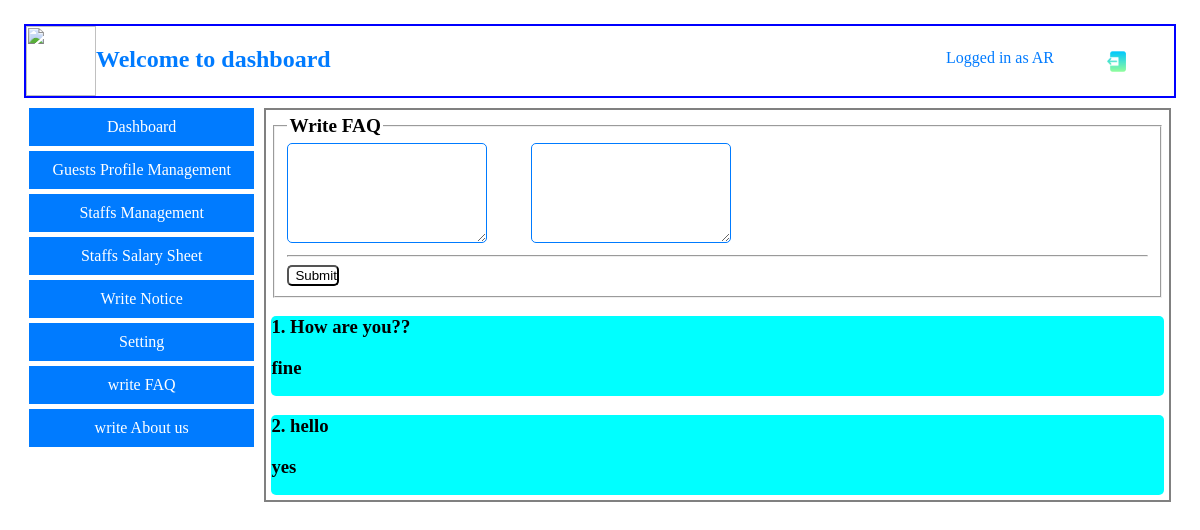
The page /view/write_FAQ.php (signed in) on the database its author committed.
### tables this page shows
CREATE TABLE `faq` (
  `Id` int(100) NOT NULL,
  `Faq` varchar(10000) NOT NULL,
  `Answer` varchar(5000) NOT NULL
);

### model/faqModel.php (called while the page is built, shortened)
<?php
    function getallfaq(){
        $con = getConnection();
        $sql = "select * from faq";
        $result = mysqli_query($con, $sql);
        $all_faq = [];
        while($faq = mysqli_fetch_assoc($result)){
            array_push($all_faq, $faq);
        }
        return $all_faq;
    }
?>

### view/write_FAQ.php (the view, shortened to what this page needs)
<?php
    include('../model/faqModel.php');
    $faq = getallfaq();
?>
<html lang="en">
<head>
    <link rel="stylesheet" href="../assets/css/draft.css">
</head>
<body>
    <?php include('dashboard_menu.php'); ?>
    <section class="container">
        <div class="">
            <?php include('admin_menu.php'); ?>
        </div>
        <div class="info">
            <div>
                <form method="post" action="../controller/FAQcheck.php" enctype="">
                    <fieldset>
                        <legend> Write FAQ </legend>
                        <textarea class="write_text" name="faq" placeholder="Write answer here" > </textarea> &nbsp&nbsp&nbsp&nbsp&nbsp&nbsp&nbsp&nbsp&nbsp
                        <textarea class="write_text" name="answer" placeholder="Write answer here" > </textarea>
                        <hr>
                        <input type="submit" name="submit" value="Submit" class="btnn" /> <br>
                    </fieldset>
                </form>
                <?php  for($i=0; $i<count($faq); $i++){ ?>
                        <div class="faq">
                            <h3> <?=$faq[$i]['Id']?>. <?=$faq[$i]['Faq']?> </h3>
                            <h3> <?=$faq[$i]['Answer']?> </h3>
                        </div>
                <?php } ?>
            </div>
        </div>
    </section>
</body>
</html>

### assets/css/draft.css (style rules this page uses)
body { margin-top: 2%; margin-left: 2%; margin-right: 2%; }
.container { display: grid; grid-template-columns: 20% 80%; gap: 10px; }
.info { background-color: transparent; margin-right: 15px; padding: 5px; border: 2px solid gray; }
.btnn { background-color: white; border-radius: 5px; width: 6%; }
input { border-radius: 5px; }
.faq { background-color: cyan; border-radius: 5px; height: 80px; }
.write_text { height: 100px; width: 200px; border-color: #007bff; border-radius: 5px; gap: 50px; }

### assets/css/styles.css (style rules this page uses)
body { margin-top: 2%; margin-left: 2%; margin-right: 2%; }
.faq { background-color: cyan; border-radius: 5px; height: 80px; }

### assets/css/body.css (style rules this page uses)
body { margin: 0; padding: 0; }
legend { font-size: 1.2em; font-weight: bold; }

### rows shown on the page
faq: Id "1", Faq "How are you??", Answer "fine"
faq: Id "2", Faq "hello", Answer "yes"

### other values the page prints
$_SESSION['user']['username'] "AR"
